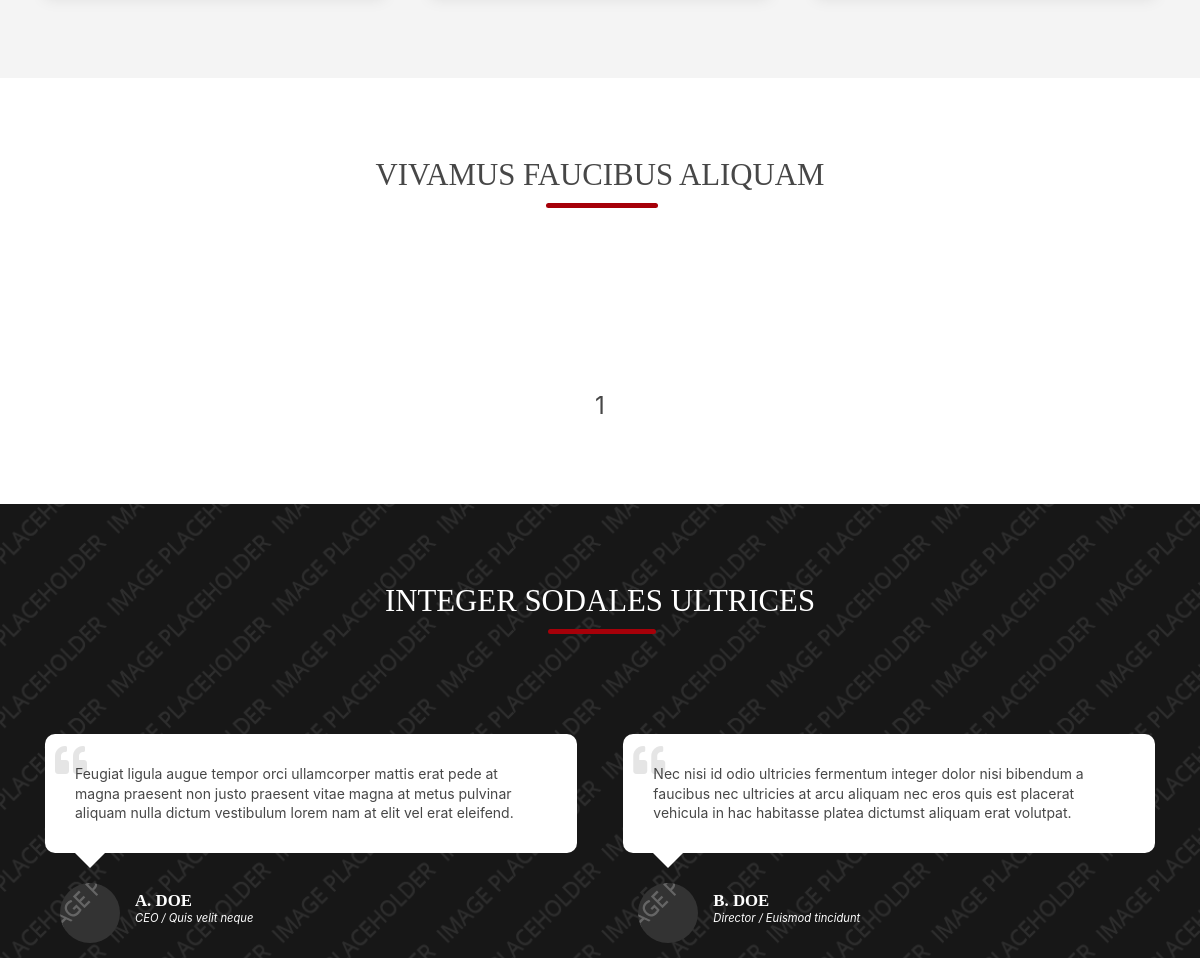
Before: / (middle part) with the older database file.
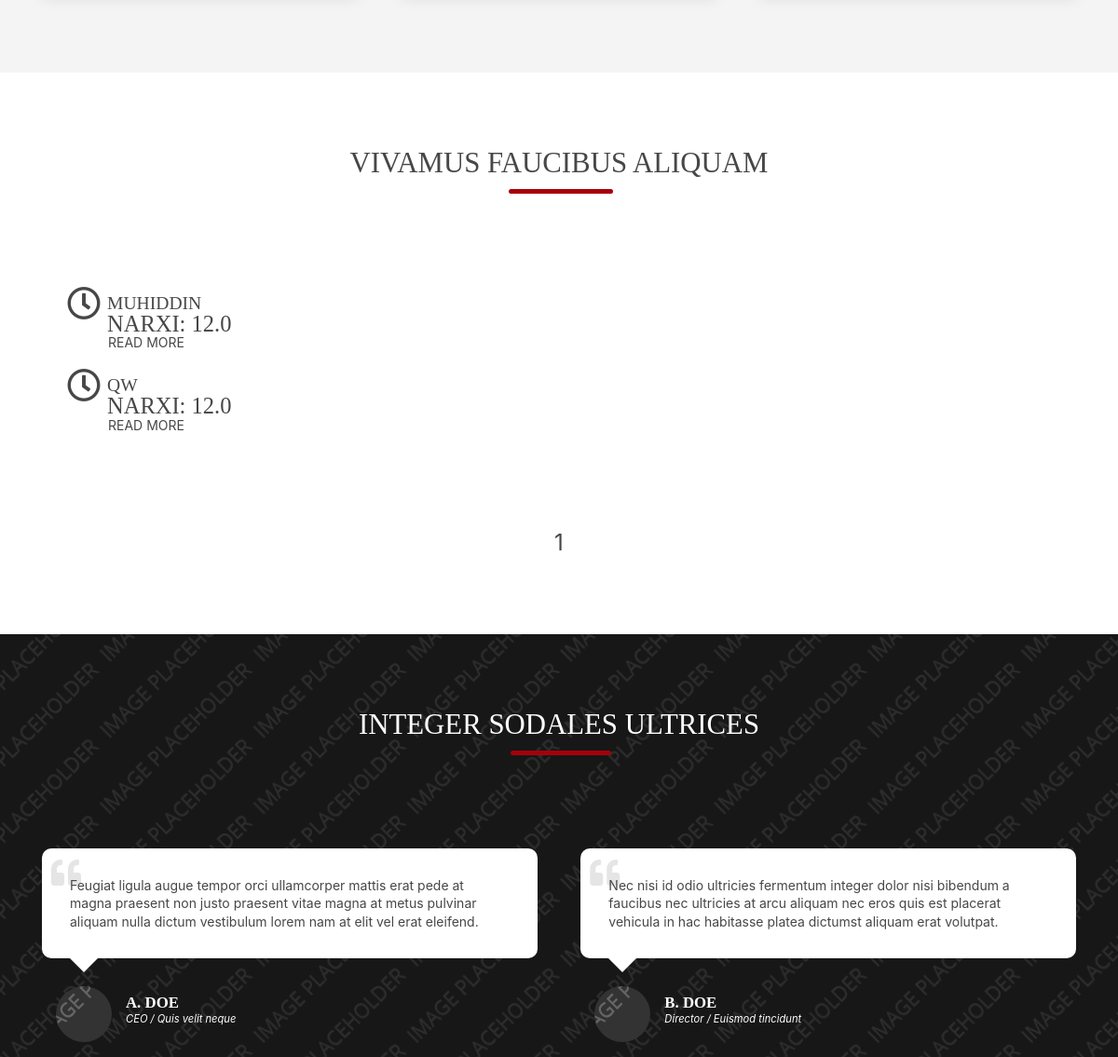
After: the same page with the newer database file.
### bloc/models.py (models this page shows)
class Product(models.Model):
    PRODUCT_TYPE = (
        ('furniture', 'FURNITURE'),
        ('phones', 'PHONES'),
        ('accessories', 'ACCESSORIES')
    )
    name = models.CharField(max_length=128)
    description = models.CharField(max_length=1024, blank=True, null=True)
    price = models.FloatField()
    type = models.CharField(choices=PRODUCT_TYPE, max_length=16)
    created_at = models.DateTimeField(auto_now_add=True)
    updated_at = models.DateTimeField(auto_now=True)

### bloc/views.py (the view)
# urls.py: path('', views.ProductView.as_view(), name='index'),
class ProductView(ListView):
    model = Product
    template_name = 'index.html'
    paginate_by = 9
    def get_context_data(self, *, object_list=None, **kwargs):
        context = super().get_context_data(**kwargs)
        context['products'] = Product.objects.all()
        return context

### bloc/templates/index.html (shortened to what this page needs)
{% extends 'base.html' %}
{% block content %}
<div class="wrapper row3">
    <main class="hoc container clear">
        <div class="center btmspace-80">
            <h6 class="heading underline font-x2">Vivamus faucibus aliquam</h6>
        </div>
        <ul class="nospace group overview btmspace-80">
            {% for product in products %}
            <div class="col-md-4">
                <article>
                    <div class="excerpt">
                        <h6 class="heading">{{product.name}}</h6>
                        <ul class="nospace meta">
                            <li><i class="far fa-clock rgtspace-5" style="padding-left: 12px"></i>
                            </li>
                        </ul>
                        <h3>Narxi: {{product.price}}</h3>
                        <footer><a class="btn" href="{%url 'getpost' product.id %}">Read More</a></footer>
                    </div>
                </article>
            </div>
            {% endfor %}
        </ul>
        <center style="font-size: 24px">
            <span>{{page_obj.number}}</span>
        </center>
    </main>
</div>
<div class="wrapper bgded overlay" style="background-image:url('images/demo/backgrounds/01.png');">
    <section class="hoc container clear">
        <div class="center btmspace-80">
            <h6 class="heading underline font-x2">Integer sodales ultrices</h6>
        </div>
        <ul id="testimonials" class="nospace group btmspace-80">
            <li class="one_half first">
                <blockquote>Feugiat ligula augue tempor orci ullamcorper mattis erat pede at magna praesent non justo
                    praesent vitae magna at metus pulvinar aliquam nulla dictum vestibulum lorem nam at elit vel erat
                    eleifend.
                </blockquote>
                <figure class="clear"><img class="circle" src="images/demo/60x60.png" alt="">
                    <figcaption>
                        <h6 class="heading">A. Doe</h6>
                        <em>CEO / Quis velit neque</em></figcaption>
                </figure>
            </li>
            <li class="one_half">
                <blockquote>Nec nisi id odio ultricies fermentum integer dolor nisi bibendum a faucibus nec ultricies at
                    arcu aliquam nec eros quis est placerat vehicula in hac habitasse platea dictumst aliquam erat
                    volutpat.
                </blockquote>
                <figure class="clear"><img class="circle" src="images/demo/60x60.png" alt="">
                    <figcaption>
                        <h6 class="heading">B. Doe</h6>
                        <em>Director / Euismod tincidunt</em></figcaption>
                </figure>
            </li>
        </ul>
    </section>
</div>
{% endblock %}

### bloc/templates/base.html (shortened to what this page needs)
{% load static %}
<!DOCTYPE html>
<html lang="">
<head>
    <link href="{% static 'layout/styles/layout.css' %}" rel="stylesheet" type="text/css" media="all">
    <link rel="stylesheet" href="{% static 'layout/styles/bootstrap.css' %}">
    <link rel="stylesheet" href="{% static 'layout/styles/owl.carousel.min.css' %}">
</head>
<body id="top">
<div class="wrapper row2">
    <section id="introblocks" class="hoc container clear">
    </section>
</div>
{% block content %}{% endblock %}
</body>
</html>

### bloc/static/layout/styles/layout.css (style rules this page uses)
#introblocks { position:relative; z-index:1; }
.container { padding:80px 0; }
.overview article * { margin:0; padding:0; }
.overview article > div { display:block; position:relative; min-height:36px; margin:0 0 20px 0; padding:8px 0 0 55px; }
.overview article > div * { line-height:1; }
.overview article > div i { display:block; position:absolute; top:0; left:0; font-size:36px; }
#testimonials > li:last-child { margin-bottom:0; }
#testimonials blockquote { display:block; position:relative; width:100%; margin:0 0 30px 0; padding:30px; line-height:1.4; z-index:1; border-radius:10px; }
#testimonials blockquote::before { display:block; position:absolute; top:10px; left:10px; font-family:"Font Awesome\ 5 Free"; font-weight:900; font-size:32px; line-height:32px; content:"\f10d"; z-index:-1; }
#testimonials blockquote::after { display:block; position:absolute; bottom:-15px; left:30px; width:0; height:0; content:""; border:15px solid transparent; border-bottom:none; }
#testimonials figure * { margin:0; line-height:1; }
#testimonials figure img { float:left; margin:0 15px; }
#testimonials figcaption { float:left; margin-top:10px; }
#testimonials figcaption .heading { font-size:1.2rem; font-weight:700; }
#testimonials figcaption em { font-size:.8rem; }
*, *::before, *::after { transition:all .3s ease-in-out; }
body { color:#A5A6AA; background-color:#1C1D21; }
a { color:#FF3F4A; }
.overlay { color:#FFFFFF; background-color:inherit; }
.overlay::after { color:inherit; background-color:rgba(0,0,0,.55); }
.btn, .btn.inverse:hover { color:#FFFFFF; background-color:#FF3F4A; border-color:#FF3F4A; }
.heading.underline::after { background-color:#A60009; }
.row2 { color:#474747; background-color:#F4F4F4; }
.row3 { color:#474747; background-color:#FFFFFF; }
.overview a { color:inherit; }
#testimonials blockquote { color:#474747; background-color:#FFFFFF; }
#testimonials blockquote::before { color:rgba(0,0,0,.1); }
#testimonials blockquote::after { border-top-color:#FFFFFF; }
@media screen and (min-width:1140px) { .hoc { max-width:1140px; } }

### bloc/static/layout/styles/framework.css (style rules this page uses)
html { overflow-y:scroll; overflow-x:hidden; }
html, body { margin:0; padding:0; font-size:14px; line-height:1.6em; }
*, *::before, *::after { box-sizing:border-box; }
.center { text-align:center; }
.nospace { margin:0; padding:0; list-style:none; }
.overlay { position:relative; z-index:1; }
.overlay::after { display:block; position:absolute; top:0; left:0; width:100%; height:100%; content:""; z-index:-1; }
.bgded { background-position:top center; background-repeat:no-repeat; background-size:cover; }
.circle { border-radius:50%; background-clip:padding-box; }
.btn { display:inline-block; padding:8px 18px 10px; text-transform:uppercase; border:1px solid; }
.clear, .group { display:block; }
.clear::before, .clear::after, .group::before, .group::after { display:table; content:""; }
.clear, .clear::after, .group, .group::after { clear:both; }
a { outline:none; text-decoration:none; }
img { width:auto; max-width:100%; height:auto; margin:0; padding:0; border:none; line-height:normal; vertical-align:middle; }
body, input, textarea, select { font-family:Verdana, Geneva, sans-serif; }
h1, h2, h3, h4, h5, h6, .heading { font-family:Georgia, "Times New Roman", Times, serif; }
::placeholder { opacity:1; }
h1, h2, h3, h4, h5, h6, .heading { margin:0 0 20px 0; font-size:1.4rem; line-height:normal; font-weight:normal; text-transform:uppercase; }
.heading.underline { display:inline-block; position:relative; padding:0 0 15px 0; }
.heading.underline::after { display:block; position:absolute; bottom:0; width:25%; height:5px; border-radius:3px; content:""; }
.center .heading.underline::after { left:50%; margin-left:-12%; }
.font-x2 { font-size:2.2rem; }
.wrapper { display:block; position:relative; width:100%; margin:0; padding:0; text-align:left; word-wrap:break-word; }
.hoc { display:block; margin:0 auto; }
address, article, aside, figcaption, figure, footer, header, main, nav, section { display:block; margin:0; padding:0; }
.one_half, .one_third, .two_third, .one_quarter, .two_quarter, .three_quarter { display:inline-block; float:left; margin:0 0 0 4.21052%; list-style:none; }
.first { margin-left:0; clear:left; }
.one_half, .two_quarter { width:47.89473%; }
.btmspace-80 { margin-bottom:80px; }
.rgtspace-5 { margin-right:5px; }

Changed rows visible on the page:
added Product: name "MUHIDDIN", price "12.0"
added Product: name "QW", price "12.0"
